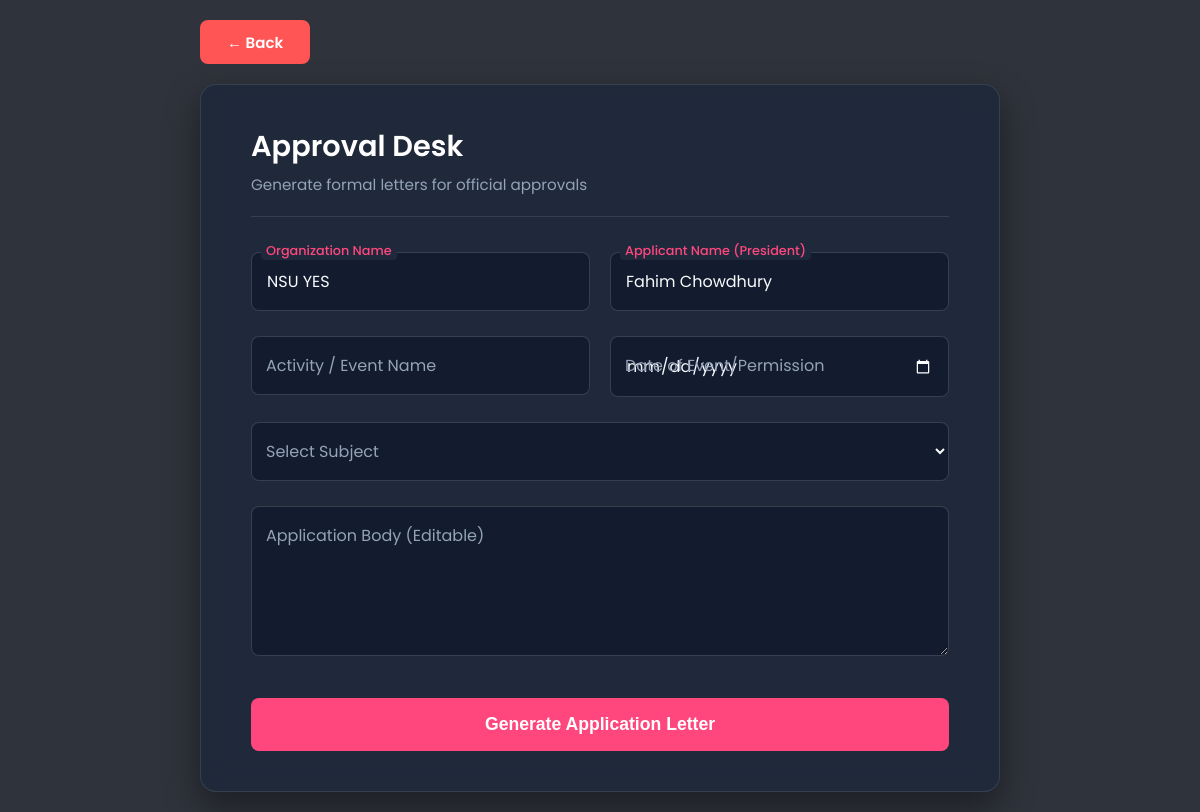
Before: /vc_application.php (signed in) with the older database file.
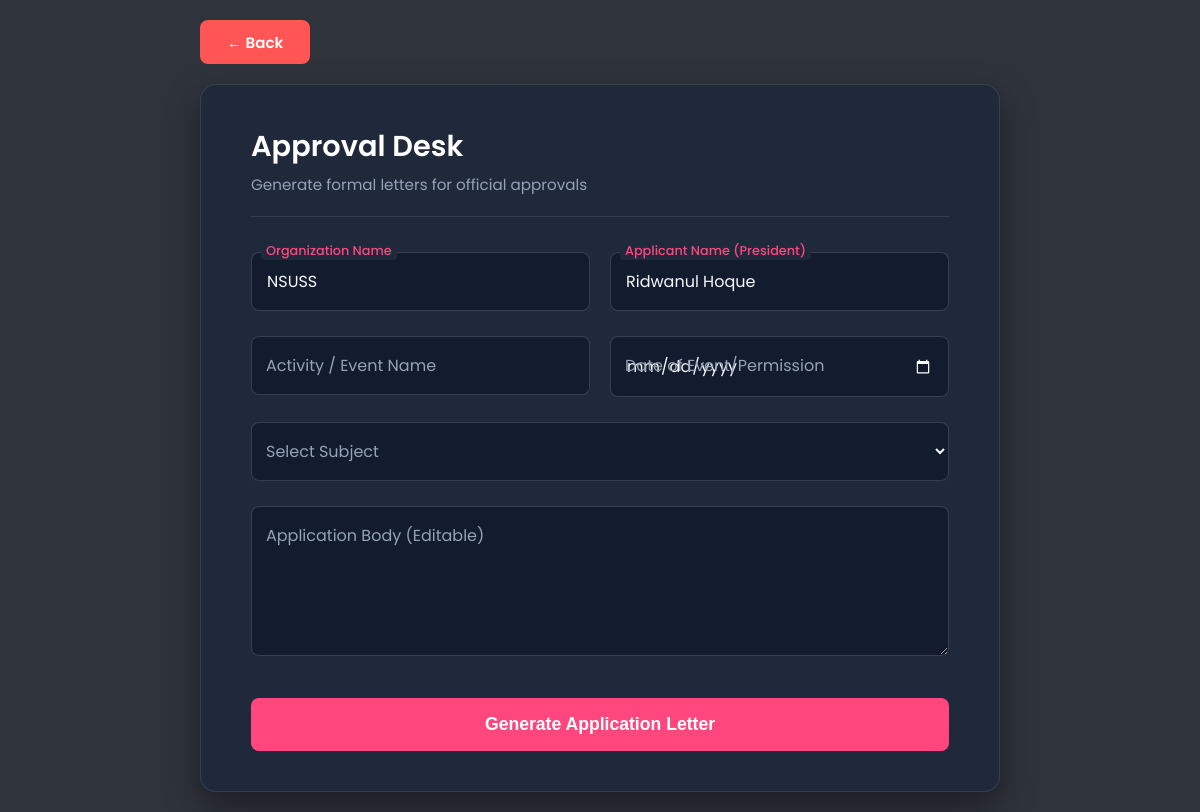
After: the same page with the newer database file.
### tables this page shows
CREATE TABLE `clubs` (
  `club_id` int(11) NOT NULL,
  `club_name` varchar(255) NOT NULL,
  `club_data` longtext DEFAULT NULL
);

CREATE TABLE `students` (
  `student_id` varchar(20) NOT NULL,
  `full_name` varchar(255) NOT NULL,
  `student_email` varchar(255) NOT NULL,
  `address` varchar(255) DEFAULT NULL,
  `DOB` date DEFAULT NULL,
  `contact` varchar(15) DEFAULT NULL
);

### vc_application.php (the view, shortened to what this page needs)
<?php
include 'connection.php';
$club_name = "No Club Found";
$president_name = "";
if(isset($_SESSION['Email'])) {
    $email = $_SESSION['Email'];
    $query = mysqli_query($con,"
        SELECT clubs.club_name, students.full_name
        FROM `user`
        INNER JOIN `students` ON `user`.email = students.student_email
        INNER JOIN `club_members` ON club_members.student_id = students.student_id
        INNER JOIN `clubs` ON club_members.club_id = clubs.club_id
        WHERE `user`.email = '$email'
    ");
    if($query && mysqli_num_rows($query) > 0) {
        $row = mysqli_fetch_assoc($query);
        $club_name = $row['club_name'];
        $president_name = $row['full_name'];
    }
}
?>
<!DOCTYPE html>
<html lang="en">
<head>
</head>
<body>
    <div class="main-wrapper">
        <a href="application.php" class="tooltip-container">
            <span>&#8592; Back </span>
        </a>
        <div class="form-container">
            <div class="header-text">
                <h2> Approval Desk</h2>
                <p>Generate formal letters for official approvals</p>
            </div>
            <form action="preview_application.php" method="POST">
                <div class="row">
                    <div class="input-group">
                        <input type="text" id="clubName" name="clubName" value="<?php echo htmlspecialchars($club_name); ?>" readonly required>
                        <label>Organization Name</label>
                    </div>
                    <div class="input-group">
                        <input type="text" name="presidentName" value="<?php echo htmlspecialchars($president_name); ?>" required>
                        <label>Applicant Name (President)</label>
                    </div>
                </div>
                <div class="row">
                    <div class="input-group">
                        <input type="text" id="eventName" name="eventName" required>
                        <label>Activity / Event Name</label>
                    </div>
                    <div class="input-group">
                        <input type="date" name="eventDate" id="eventDate" required>
                        <label>Date of Event/Permission</label>
                    </div>
                </div>
                <div class="input-group">
                    <select name="subject" id="subjectDropdown" required>
                        <option value="" disabled selected></option>
                        <option value="Room Booking Permission for Event">Room Booking Permission</option>
                    </select>
                    <label>Select Subject</label>
                </div>
                <div class="input-group">
                    <textarea name="appBody" id="appBody" required></textarea>
                    <label>Application Body (Editable)</label>
                </div>
                <button type="submit" class="submit-btn">
                    Generate Application Letter
                </button>
            </form>
        </div>
    </div>
</body>
</html>

### vc_application.php (style rules this page uses)
body { margin: 0; font-family: 'Poppins', sans-serif; background: linear-gradient(rgba(11, 15, 25, 0.85), rgba(11, 15, 25, 0.85)), url('https://images.unsplash.com/photo-1541339907198-e08756dedf3f?q=80&w=1920&auto=format&fit=crop') center/cover no-repeat fixed; display: flex; justify-content: center; align-items: center; min-height: 100vh; color: #f1f5f9; padding: 20px; box-sizing: border-box; }
.main-wrapper { width: 100%; max-width: 800px; display: flex; flex-direction: column; gap: 20px; }
.tooltip-container { --background-light: #ff5555; --background-dark: #000000; --text-color-light: #ffffff; --text-color-dark: #ffffff; --bubble-size: 12px; --glow-color: rgba(255, 255, 255, 0.5); position: relative; background: var(--background-light); cursor: pointer; transition: all 0.2s; font-size: 15px; padding: 0.7em 1.8em; color: var(--text-color-light); border-radius: 8px; text-decoration: none; display: inline-flex; align-self: flex-start; font-weight: 600; }
.form-container { background: rgba(30, 41, 59, 0.85); backdrop-filter: blur(12px); -webkit-backdrop-filter: blur(12px); border: 1px solid rgba(255, 255, 255, 0.1); border-radius: 16px; padding: 40px 50px; width: 100%; box-sizing: border-box; box-shadow: 0 15px 35px rgba(0, 0, 0, 0.4); }
.header-text { margin-bottom: 35px; border-bottom: 1px solid rgba(255, 255, 255, 0.1); padding-bottom: 20px; }
.header-text h2 { margin: 0 0 5px 0; font-size: 1.8rem; font-weight: 600; color: #ffffff; }
.header-text p { margin: 0; color: #94a3b8; font-size: 0.95rem; }
.input-group { position: relative; margin-bottom: 25px; }
.input-group input, .input-group textarea, .input-group select { width: 100%; padding: 16px 15px; font-size: 1rem; color: #f8fafc; background: rgba(15, 23, 42, 0.7); border: 1px solid rgba(255, 255, 255, 0.15); border-radius: 8px; outline: none; transition: border-color 0.2s; font-family: 'Poppins', sans-serif; box-sizing: border-box; }
.input-group textarea { resize: vertical; min-height: 150px; }
.input-group label { position: absolute; top: 17px; left: 15px; font-size: 1rem; color: #94a3b8; pointer-events: none; transition: 0.2s ease; }
.input-group input:focus ~ label, .input-group input:valid ~ label, .input-group textarea:focus ~ label, .input-group textarea:valid ~ label, .input-group select:focus ~ label, .input-group select:valid ~ label, .input-group input[readonly] ~ label { top: -10px; left: 10px; font-size: 0.8rem; color: #ff477e; font-weight: 500; background: #1e293b; padding: 0 5px; border-radius: 4px; }
.row { display: grid; grid-template-columns: 1fr 1fr; gap: 20px; }
.submit-btn { width: 100%; padding: 16px; background: #ff477e; border: none; border-radius: 8px; color: #fff; font-size: 1.1rem; font-weight: 600; cursor: pointer; transition: background 0.2s; margin-top: 10px; }

Changed rows visible on the page:
no longer on this page (row unchanged): clubs: clubName "NSU YES", presidentName "Fahim Chowdhury"
now on this page (row edited): clubs: clubName "NSUSS", presidentName "Ridwanul Hoque"
